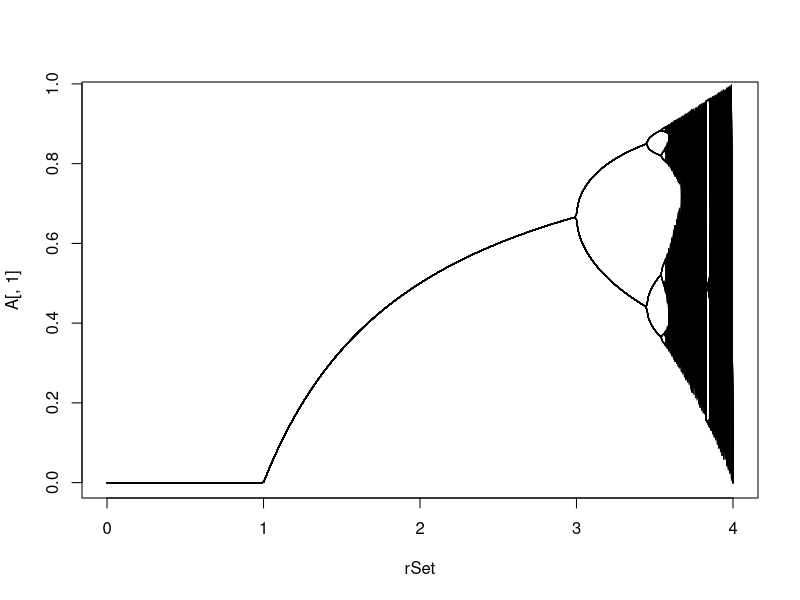

R code for this plot:
largeLogisitcMap <- function(r, x0 = 0.5, record = 100) {
  ## allocate vector for wanted values
  xLarge <- rep(0, record)
  x <- x0 # initial x
  ## iterate through 1000 values
  for (a in 1:1000) {
    x <- r*x*(1-x)
  }
  ## record the next "record" number of iterations
  for (a in 1:record) {
    x <- r*x*(1-x)
    xLarge[a] <- x
  }
  return(xLarge)
}
## values of r to investigate
rSet <- seq(from = 0, by = 0.01, to = 4)
n <- length(rSet)
record = 100 # number of interations to record
A <- matrix(0, n, record) # matrix to store results
for (a in 1:n) {
  r <- rSet[a] # get value of r
  A[a,] <- largeLogisitcMap(r) # compute x values
}
## plot each value of x with its value of r
plot(rSet, A[,1], type = "l")
for (a in 2:record) {
  lines(rSet, A[,a], type = "l")
}
